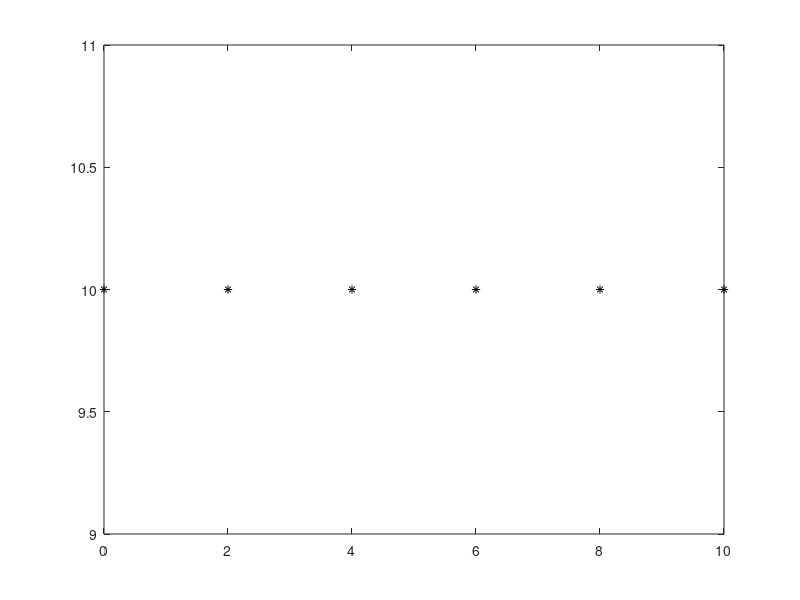

Write the MATLAB code that produced this figure.
% power charge
% Exercise 3-14

% confused, am I supposed to create nums.dat? I will just use data above in
% an if loop to print out the positive numbers
%save 'nums.dat' data -ascii   % save to nums.dat
%load nums.dat
clc

% finally! Was having trouble on the .dat file but I will circle back
for data = [1,2,3,4,5,6,7,8,9,10]
    if data>=0 && mod(data,2)==0
        plot(0:2:10,data,"*k")
    end
end

% this is confusing me
